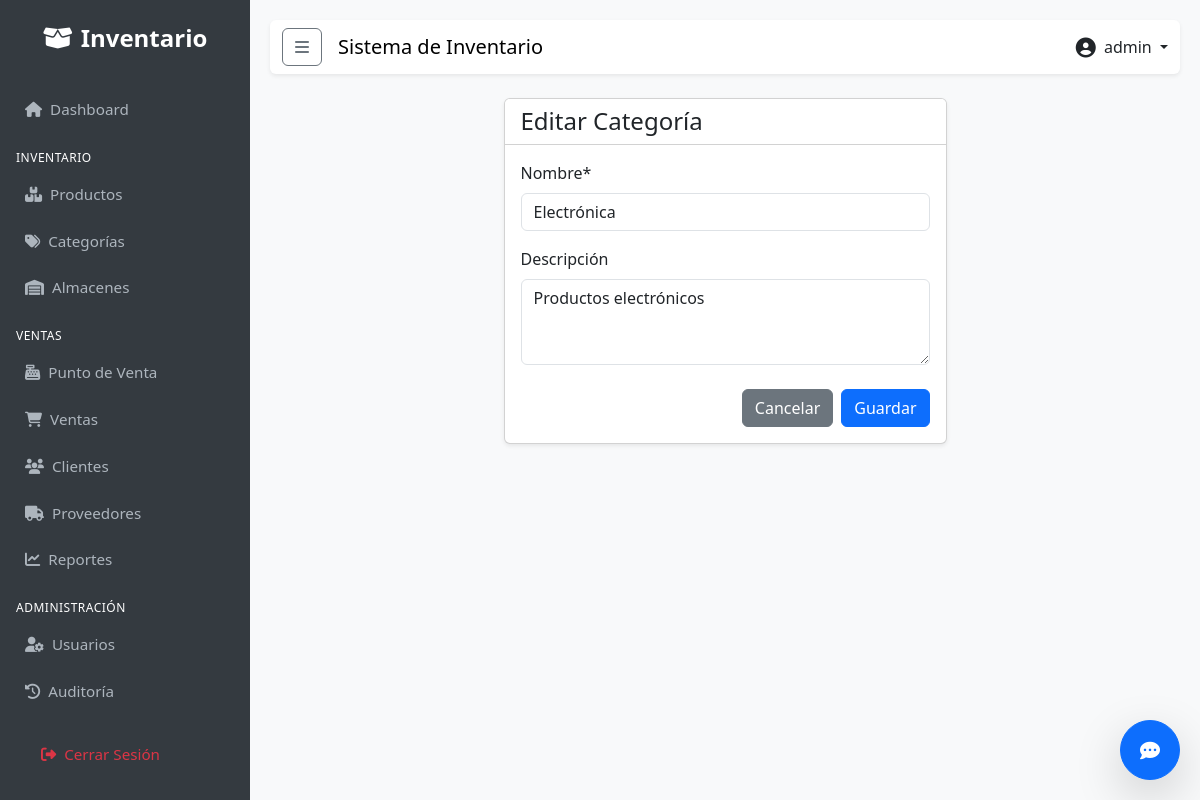
The app's page /inventory/categories/1/edit/ (signed in) with its own data.
### apps/users/models.py (models this page shows, shortened)
class User(AbstractUser):
    class Role(models.TextChoices):
        ADMIN = 'ADMIN', _('Administrador')
        SELLER = 'SELLER', _('Vendedor')
        WAREHOUSE = 'WAREHOUSE', _('Almacenista')
    role = models.CharField(
        max_length=50,
        choices=Role.choices,
        default=Role.SELLER,
        verbose_name=_('Rol')
    )
    phone = models.CharField(max_length=20, blank=True, null=True, verbose_name=_('Teléfono'))
    class Meta:
        verbose_name = _('Usuario')
        verbose_name_plural = _('Usuarios')

### apps/inventory/models.py (models this page shows, shortened)
class Category(models.Model):
    name = models.CharField(max_length=100, unique=True, verbose_name=_('Nombre'))
    description = models.TextField(blank=True, verbose_name=_('Descripción'))
    created_at = models.DateTimeField(auto_now_add=True)
    class Meta:
        verbose_name = _('Categoría')
        verbose_name_plural = _('Categorías')

### apps/inventory/views.py (the view)
# urls.py: path('categories/<int:pk>/edit/', CategoryUpdateView.as_view(), name='category_edit'),
class CategoryUpdateView(LoginRequiredMixin, WarehouseRequiredMixin, UpdateView):
    model = Category
    form_class = CategoryForm
    template_name = 'inventory/category_form.html'
    success_url = reverse_lazy('inventory:category_list')

### apps/inventory/forms.py
class CategoryForm(forms.ModelForm):
    class Meta:
        model = Category
        fields = '__all__'
        widgets = {
            'description': forms.Textarea(attrs={'rows': 3}),
        }

### apps/users/permissions.py (called while the page is built)
def is_warehouse(user):
    return user.is_authenticated and user.role in ['ADMIN', 'WAREHOUSE']

    def test_func(self):
        return is_warehouse(self.request.user)

### templates/inventory/category_form.html (shortened to what this page needs)
{% extends 'base.html' %}
{% load crispy_forms_tags %}
{% block content %}
<div class="row justify-content-center">
    <div class="col-md-6">
        <div class="card shadow-sm">
            <div class="card-header bg-white">
                <h4 class="mb-0">{% if form.instance.pk %}Editar{% else %}Nueva{% endif %} Categoría</h4>
            </div>
            <div class="card-body">
                <form method="post">
                    {{ form|crispy }}
                    <div class="d-flex justify-content-end gap-2 mt-4">
                        <a href="{% url 'inventory:category_list' %}" class="btn btn-secondary">Cancelar</a>
                        <button type="submit" class="btn btn-primary">Guardar</button>
                    </div>
                </form>
            </div>
        </div>
    </div>
</div>
{% endblock %}

### templates/base.html (shortened to what this page needs)
{% load static %}
<!DOCTYPE html>
<html lang="es">
<head>
    <link href="https://cdn.jsdelivr.net/npm/bootstrap@5.3.0/dist/css/bootstrap.min.css" rel="stylesheet">
    <link rel="stylesheet" href="https://cdnjs.cloudflare.com/ajax/libs/font-awesome/6.4.0/css/all.min.css">
</head>
<body>
    <div class="sidebar" id="sidebar">
        <div class="brand">
            <i class="fas fa-box-open me-2"></i>Inventario
        </div>
        <a href="{% url 'dashboard:index' %}"
            class="{% if request.resolver_match.app_name == 'dashboard' %}active{% endif %}">
            <i class="fas fa-home me-2"></i>Dashboard
        </a>
        <div class="sidebar-heading mt-3 px-3 mb-1">Inventario</div>
        <a href="{% url 'inventory:product_list' %}"
            class="{% if request.resolver_match.url_name == 'product_list' %}active{% endif %}">
            <i class="fas fa-boxes me-2"></i>Productos
        </a>
        <a href="{% url 'inventory:category_list' %}"
            class="{% if request.resolver_match.url_name == 'category_list' %}active{% endif %}">
            <i class="fas fa-tags me-2"></i>Categorías
        </a>
        <a href="{% url 'inventory:warehouse_list' %}"
            class="{% if request.resolver_match.url_name == 'warehouse_list' %}active{% endif %}">
            <i class="fas fa-warehouse me-2"></i>Almacenes
        </a>
        <div class="sidebar-heading mt-3 px-3 mb-1">Ventas</div>
        <a href="{% url 'sales:pos' %}" class="{% if request.resolver_match.url_name == 'pos' %}active{% endif %}">
            <i class="fas fa-cash-register me-2"></i>Punto de Venta
        </a>
        <a href="{% url 'sales:sale_list' %}"
            class="{% if request.resolver_match.url_name == 'sale_list' %}active{% endif %}">
            <i class="fas fa-shopping-cart me-2"></i>Ventas
        </a>
        <a href="{% url 'sales:client_list' %}"
            class="{% if request.resolver_match.url_name == 'client_list' %}active{% endif %}">
            <i class="fas fa-users me-2"></i>Clientes
        </a>
        <a href="{% url 'sales:supplier_list' %}"
            class="{% if request.resolver_match.url_name == 'supplier_list' %}active{% endif %}">
            <i class="fas fa-truck me-2"></i>Proveedores
        </a>
        <a href="{% url 'sales:sales_report' %}"
            class="{% if request.resolver_match.url_name == 'sales_report' %}active{% endif %}">
            <i class="fas fa-chart-line me-2"></i>Reportes
        </a>
        {% if user.is_superuser %}
        <div class="sidebar-heading mt-3 px-3 mb-1">Administración</div>
        <a href="{% url 'users:user_list' %}"
            class="{% if request.resolver_match.url_name == 'user_list' %}active{% endif %}">
            <i class="fas fa-user-cog me-2"></i>Usuarios
        </a>
        <a href="{% url 'users:audit_log' %}"
            class="{% if request.resolver_match.url_name == 'audit_log' %}active{% endif %}">
            <i class="fas fa-history me-2"></i>Auditoría
        </a>
        {% endif %}
        <div class="mt-auto p-3">
            <a href="{% url 'users:logout' %}" class="text-danger">
                <i class="fas fa-sign-out-alt me-2"></i>Cerrar Sesión
            </a>
        </div>
    </div>
    <div class="main-content">
        <nav class="navbar navbar-expand-lg navbar-light bg-white mb-4 shadow-sm rounded">
            <div class="container-fluid">
                <button class="btn btn-outline-secondary me-3" id="sidebarToggle">
                    <i class="fas fa-bars"></i>
                </button>
                <span class="navbar-brand mb-0 h1">Sistema de Inventario</span>
                <div class="ms-auto d-flex align-items-center">
                    <div class="dropdown">
                        <a class="nav-link dropdown-toggle" href="#" role="button" data-bs-toggle="dropdown">
                            <i class="fas fa-user-circle fa-lg me-1"></i> {{ user.username }}
                        </a>
                    </div>
                </div>
            </div>
        </nav>
        {% block content %}
        {% endblock %}
    </div>
    <div id="chat-widget" style="position: fixed; bottom: 20px; right: 20px; z-index: 1050;">
        <button id="chat-toggle" class="btn btn-primary rounded-circle shadow-lg" style="width: 60px; height: 60px;">
            <i class="fas fa-comment-dots fa-lg"></i>
        </button>
    </div>
</body>
</html>

### templates/base.html (style rules this page uses)
body { font-family: 'Segoe UI', Tahoma, Geneva, Verdana, sans-serif; background-color: #f8f9fa; }
.sidebar { height: 100vh; position: fixed; top: 0; left: 0; width: 250px; background-color: #343a40; padding-top: 20px; color: white; transition: all 0.3s; z-index: 1000; overflow-y: auto; }
.sidebar a { padding: 12px 25px; text-decoration: none; font-size: 0.95rem; color: #adb5bd; display: block; transition: 0.3s; }
.sidebar .brand { font-size: 1.5rem; text-align: center; margin-bottom: 30px; color: white; font-weight: bold; }
.sidebar-heading { font-size: 0.75rem; text-transform: uppercase; letter-spacing: 0.5px; }
.main-content { margin-left: 250px; padding: 20px; transition: all 0.3s; }

### records on screen
User: username "admin"
Category: name "Electrónica", description "Productos electrónicos"
